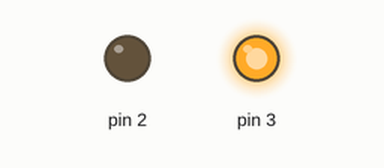
Simulated run of this sketch. Board: Arduino Uno, built with avr-gcc and run on an emulated ATmega328P. Shown: output pins drawn as LEDs (lit = HIGH).

Above: at 0.2 s.
At 3.75 s:
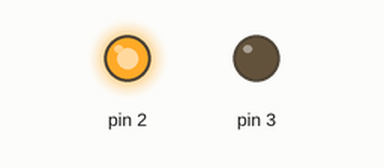
At 13.6 s:
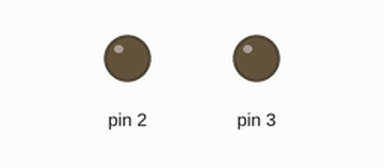
Timing chart, 0 to 15.0 s (numbered marks = the images above):
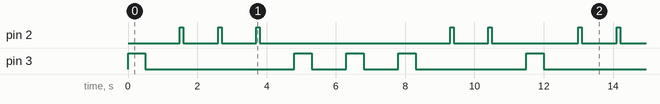

The sketch:

start_simulating1.ino
```cpp
// C++ code
//
void setup()
{
  pinMode(3, OUTPUT);
  pinMode(2, OUTPUT);
}

void loop()
{

  line();
  dot();
  dot();
  dot();

  line();
  line();
  line();


  dot();
  dot();


}

void dot() //red
{
  digitalWrite(2, HIGH);
  delay(100);
  digitalWrite(2, LOW);
  wait();
}
void line() //green
{
  digitalWrite(3, HIGH);
  delay(500);
  digitalWrite(3, LOW);
  wait();
}

void wait()
{
  delay(1000);
}
```

Measured:
- by itself, pin 2: repeats every 11.5 s: 2 × (LOW 1.0 s, HIGH 0.10 s), LOW 5.5 s, HIGH 0.10 s, LOW 1.0 s, HIGH 0.10 s, LOW 2.5 s, HIGH 0.10 s
- by itself, pin 3: repeats every 11.5 s: LOW 4.3 s, 2 × (HIGH 0.50 s, LOW 1.0 s), HIGH 0.50 s, LOW 3.2 s, HIGH 0.50 s
- by itself, everything shown: repeats every 11.5 s, in 18 steps
